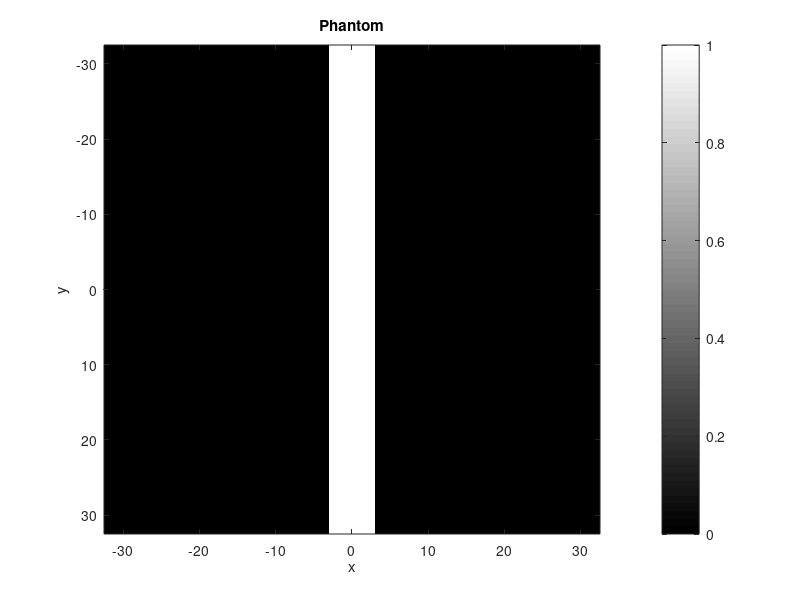
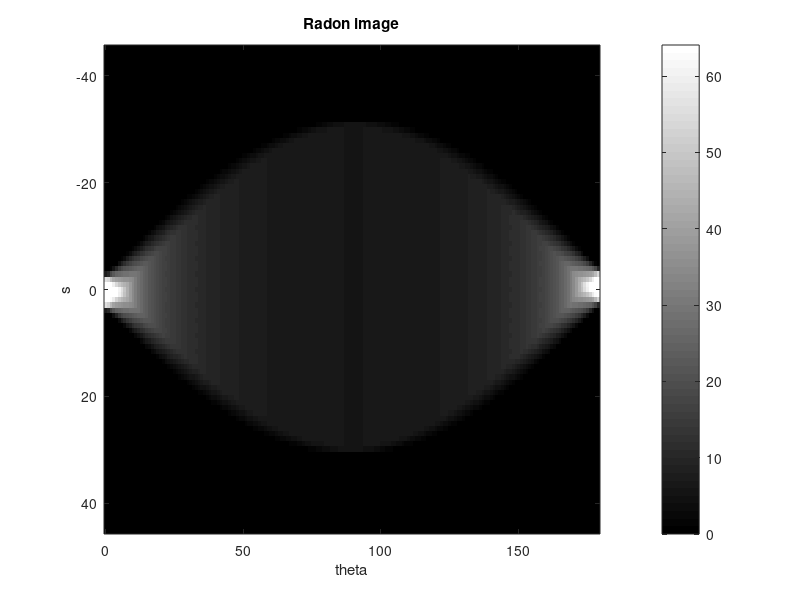
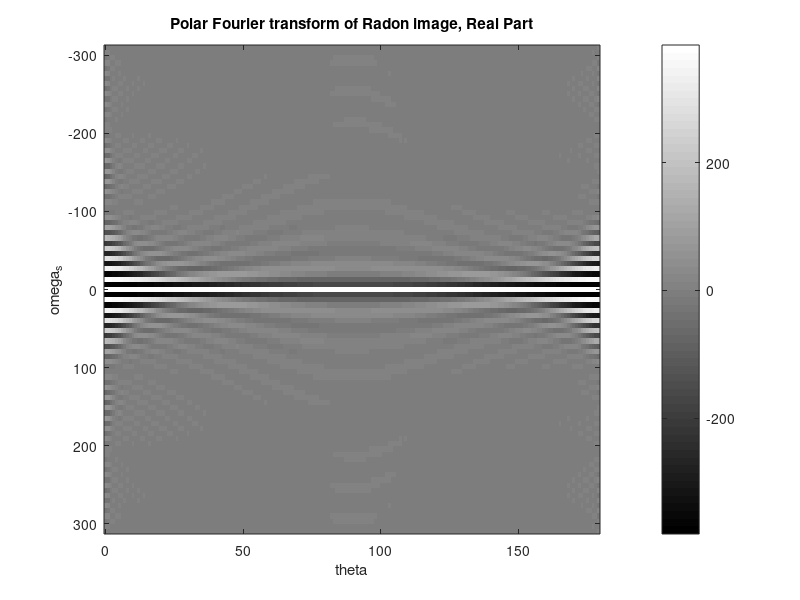
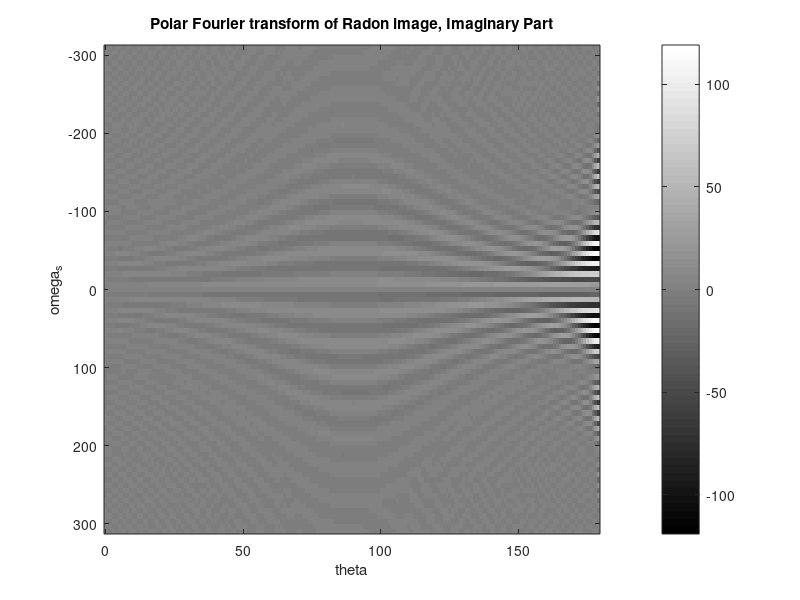

Write MATLAB code to recreate these figures, in order.
%% Image defaults
set(0,'defaultsurfaceedgecolor','none')

%% Debug flag: print out everything when DEBUG==1
DEBUG=0;

%% Signal to noise ratio
%SNR=0.1;

%% Interpolation method: nearest / linear / cubic
interp_m='nearest';

%% Size of phantom and reconstructed image
% N is the number of rows and columns in P, which is 256 respectively
N=64;

%Radon scan angles
%we may change the number of beams that we use to cover 180 degree
theta=linspace(0,180-1,180);

%%%%%%%%%%%%%%%%%%%%%%%%%%%%%%%%%%%%%%%%%%%%%%%%%%%%%%%%%%%%%%%%%%%%%
%% Create Phantom P
%P = phantom('Shepp-Logan',N);

%Modified Shepp-Logan' gives better visual perception than 'Shepp-Logan'
%P = phantom('Modified Shepp-Logan',N);     %Fail-safe version

% a simple 2D delta function which is off-centre
%P = zeros(N);
%P(12,12)=1;

% a stripe
T=6;
P=[zeros(N,(N-T)/2) ones(N,T) zeros(N,(N-T)/2)];

% a square
%T=30;
%P=[zeros(N,(N-T)/2) ones(N,T) zeros(N,(N-T)/2)];
%P=P'.*P; %image of square

% a 45deg straight line
%P=eye(N);

% Determine the range of x and y
x = linspace(-N/2,N/2,N);
y = x;

% Show and save the phantom
figure(1)
imagesc(x,y,P),colormap(gray),colorbar
title('Phantom'),xlabel('x'),ylabel('y')
print -dpng 1_phantom.png

%%%%%%%%%%%%%%%%%%%%%%%%%%%%%%%%%%%%%%%%%%%%%%%%%%%%%%%%%%%%%%%%%%%%%%%%%
%% Apply radon transformation Rf
%return a vector XP containing the radial coordinates corresponding to each row of RT
Rf = radon(P,theta);

% Determine the range of s
s_max=sqrt( max(x)^2 + max(y)^2 );
[s_size theta_size] = size(Rf);
s = linspace(-s_max,s_max,s_size);

%% Apply noise to the Radon image
%noise = SNR * ( rand(s_size,theta_size)*2 - 1 );
%Rf = Rf + noise;

%if(DEBUG)
%figure(97)
%imagesc(noise),colorbar
%title('noise profile')
%end


%% Show and save Radon image
figure(2)
imagesc(theta,s,Rf),colormap(gray),colorbar
title('Radon image'),xlabel('theta'),ylabel('s')
print -dpng 2_radon.png

%%%%%%%%%%%%%%%%%%%%%%%%%%%%%%%%%%%%%%%%%%%%%%%%%%%%%%%%%%%%%%%%%%%%%%
%% Polar Fourier transform
FRf = fftshift(fft(Rf),1);         % Apply 1D Fourier transform in each column

% Determine the range of omega
ds=mean(diff(s));
size_omega=size(FRf,1);
d_omega=2*pi/ds;
omega_max=size_omega*d_omega/2;
omega=linspace(-omega_max,omega_max,size_omega);

%% Show and save the Fourier transform image
figure(3)
imagesc(theta, omega, real(FRf)),colormap(gray),colorbar
xlabel('theta'),ylabel('omega_s')
title('Polar Fourier transform of Radon image, Real Part')
print -dpng 3a_fourier_radon_real.png

figure(4)
imagesc(theta, omega, imag(FRf)),colormap(gray),colorbar
xlabel('theta'),ylabel('omega_s')
title('Polar Fourier transform of Radon image, Imaginary Part')
print -dpng 3b_fourier_radon_imag.png

%%%%%%%%%%%%%%%%%%%%%%%%%%%%%%%%%%%%%%%%%%%%%%%%%%%%%%%%%%%%%%%%%%%%%%%%%%%%
%% Change from polar to x-y coordinate

%% Label omega_x, omega_y on the image of FRf:
[THETA WW] = meshgrid(theta, omega);
label_WX = WW.*cosd(THETA);
label_WY = WW.*sind(THETA);

%% Determine range of the desired rectangular coordinates
omega_x = omega;
omega_y = omega;
[WX WY]=meshgrid( omega_x , omega_y );
d_omega=mean(diff(omega));
dx=2*pi/d_omega;
max_x=N*dx/2;
x=linspace(-max_x,max_x,N);
y=x;

%% Prepare data for interpolation
%reshape matrix to array in columns
[cols rows]=size(label_WX);
WX_array=reshape(label_WX,cols*rows,1);
WY_array=reshape(label_WY,cols*rows,1);
FRf_array=reshape(FRf,cols*rows,1);

%% Apply interpolation
F2f = griddata(WX_array,WY_array,FRf_array,WX,WY,interp_m);
%F2f(isnan(F2f))=0;        % set all NaN (Not a Number) error to zero

%% DEBUG: test label WX,WY
if(DEBUG)
figure(95)
surf(label_WX,label_WY,abs(FRf)),colorbar,colormap(jet)
axis tight;
title('DEBUG: Radon Fourier image before interpolation, Absolute Value')
xlabel('theta'),ylabel('omega')
print -dpng 4c_fourier_polar_abs.png

figure(96)
surf(WX,WY,abs(F2f)),colorbar,colormap(jet)
axis tight;
title('DEBUG: Radon Fourier image after interpolation, Absolute Value')
xlabel('omega_x'),ylabel('omega_y')
print -dpng 4d_fourier_xy_abs.png
end

%% Save image
figure(5)
imagesc(omega_x,omega_y,real(F2f)),colormap(gray),colorbar
xlabel('omega_x'),ylabel('omega_y')
title('polar to x-y interpolation, Real Part')
print -dpng 4a_fourier_xy_real.png

figure(6)
imagesc(omega_x, omega_y, imag(F2f)),colormap(gray),colorbar
xlabel('omega_x'),ylabel('omega_y')
title('polar to x-y interpolation, Imaginary Part')
print -dpng 4b_fourier_xy_imag.png

%%%%%%%%%%%%%%%%%%%%%%%%%%%%%%%%%%%%%%%%%%%%%%%%%%%%%%%%%%%%%%%%%%%%%%%%%%
%% Apply Inverse FFT to F2f
f = ifft2(fftshift(F2f));

figure(7)
imagesc(x,y,real(f)),colormap(gray),colorbar
xlabel('x'),ylabel('y')
title('Reconstructed Image, Real Part')
print -dpng 5_reconstruct_xy_real.png

figure(8)
imagesc(x,y,imag(f)),colormap(gray),colorbar
xlabel('x'),ylabel('y')
title('Reconstructed Image, Imaginary Part')
print -dpng 5_reconstruct_xy_imag.png
